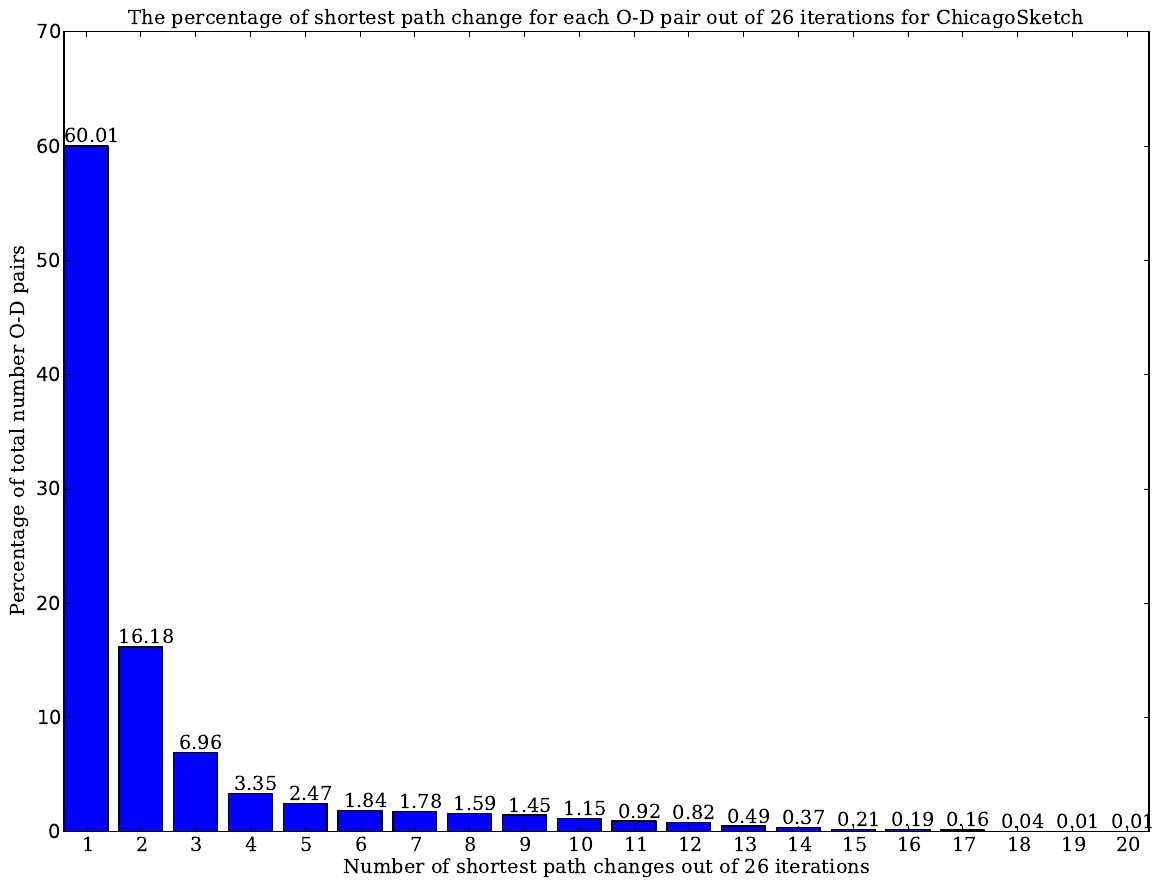

The script that saved this image:
from collections import Counter
import pylab
from matplotlib.font_manager import FontProperties
from matplotlib.backends.backend_pdf import PdfPages

pdf = PdfPages('sp_change.pdf')
font = FontProperties()
font.set_family('serif')
#------------------------------ 
counts =[]
with open('chicago_sp_change', 'r') as f:
    for line in f:
        o, d, count = map(int, line.split())
        counts.append(count)

x, y = map(list,zip(*Counter(counts).items()))
x = map(lambda t:t+1, x)
y = map(lambda t:100*t/93135.0, y)

fig = pylab.figure(figsize=(14,10),dpi=240)

pylab.bar(x,y, align='center')

for xx,yy in zip(x,y):
    pylab.annotate('%.2f' % yy, xy=(xx, yy), xytext=(3,2), textcoords='offset points', ha='center', va='bottom', fontproperties=font)

pylab.xticks(x, map(str, x), fontproperties=font)

pylab.title('The percentage of shortest path change for each O-D pair out of 26 iterations for ChicagoSketch', fontproperties=font)
pylab.xlabel('Number of shortest path changes out of 26 iterations', fontproperties=font)
pylab.ylabel('Percentage of total number of O-D pairs', fontproperties=font)

pylab.autoscale(enable=True, axis='x', tight=None)
fontt = {'size':14}
pylab.rc('font', **fontt)
pdf.savefig(fig, bbox_inches='tight')

#------------------------------ 
counts =[]
with open('terrassa_sp_change', 'r') as f:
    for line in f:
        o, d, count = map(int, line.split())
        counts.append(count)

x, y = map(list,zip(*Counter(counts).items()))
x = map(lambda t:t+1, x)

fig = pylab.figure(figsize=(120,10),dpi=240)

pylab.bar(x,y, align='center')

for xx,yy in zip(x,y):
    pylab.annotate(yy, xy=(xx, yy), xytext=(3,2), textcoords='offset points', ha='center', va='bottom', fontproperties=font)

pylab.xticks(x, map(str, x), fontproperties=font)

pylab.title('The number of shortest path change for each O-D pair out of 415 iterations and 2214 OD pairs for Terrassa', fontproperties=font)
pylab.xlabel('Number of shortest path changes out of 415 iterations', fontproperties=font)
pylab.ylabel('Number of total number O-D pairs', fontproperties=font)

pylab.autoscale(enable=True, axis='x', tight=None)
fontt = {'size':8}
pylab.rc('font', **fontt)
pdf.savefig(fig, bbox_inches='tight')

pdf.close()
